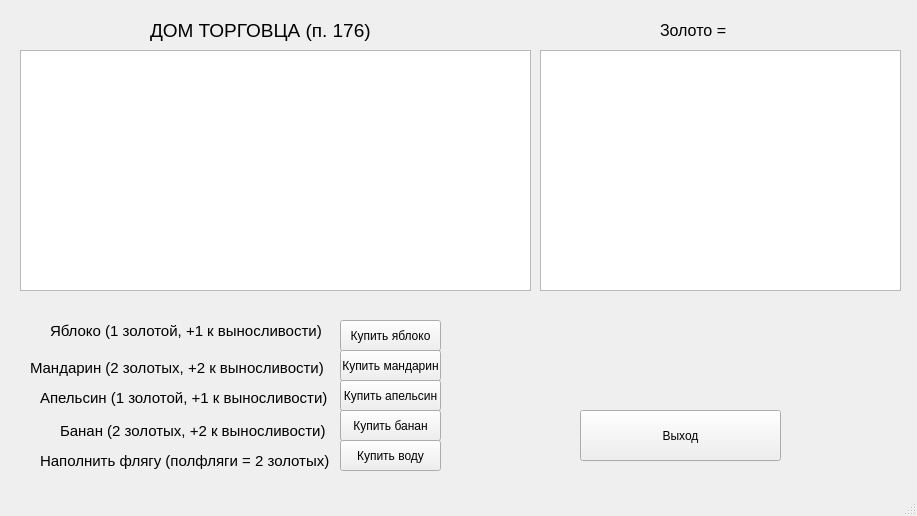
<?xml version="1.0" encoding="UTF-8"?>
<ui version="4.0">
 <class>MainWindow2</class>
 <widget class="QMainWindow" name="MainWindow2">
  <property name="geometry">
   <rect>
    <x>0</x>
    <y>0</y>
    <width>917</width>
    <height>516</height>
   </rect>
  </property>
  <property name="windowTitle">
   <string>MainWindow</string>
  </property>
  <widget class="QWidget" name="centralwidget">
   <widget class="QTextEdit" name="textEdit">
    <property name="geometry">
     <rect>
      <x>20</x>
      <y>50</y>
      <width>511</width>
      <height>241</height>
     </rect>
    </property>
    <property name="font">
     <font>
      <pointsize>10</pointsize>
     </font>
    </property>
   </widget>
   <widget class="QLabel" name="label">
    <property name="geometry">
     <rect>
      <x>150</x>
      <y>20</y>
      <width>221</width>
      <height>21</height>
     </rect>
    </property>
    <property name="font">
     <font>
      <pointsize>14</pointsize>
     </font>
    </property>
    <property name="text">
     <string>ДОМ ТОРГОВЦА (п. 176)</string>
    </property>
   </widget>
   <widget class="QLabel" name="label_2">
    <property name="geometry">
     <rect>
      <x>50</x>
      <y>320</y>
      <width>301</width>
      <height>21</height>
     </rect>
    </property>
    <property name="font">
     <font>
      <pointsize>11</pointsize>
     </font>
    </property>
    <property name="text">
     <string>Яблоко (1 золотой, +1 к выносливости)</string>
    </property>
   </widget>
   <widget class="QPushButton" name="pushButton">
    <property name="geometry">
     <rect>
      <x>340</x>
      <y>320</y>
      <width>101</width>
      <height>31</height>
     </rect>
    </property>
    <property name="text">
     <string>Купить яблоко</string>
    </property>
   </widget>
   <widget class="QLabel" name="label_3">
    <property name="geometry">
     <rect>
      <x>30</x>
      <y>360</y>
      <width>301</width>
      <height>16</height>
     </rect>
    </property>
    <property name="font">
     <font>
      <pointsize>11</pointsize>
     </font>
    </property>
    <property name="text">
     <string>Мандарин (2 золотых, +2 к выносливости)</string>
    </property>
   </widget>
   <widget class="QPushButton" name="pushButton_2">
    <property name="geometry">
     <rect>
      <x>340</x>
      <y>350</y>
      <width>101</width>
      <height>31</height>
     </rect>
    </property>
    <property name="text">
     <string>Купить мандарин</string>
    </property>
   </widget>
   <widget class="QLabel" name="label_4">
    <property name="geometry">
     <rect>
      <x>40</x>
      <y>390</y>
      <width>291</width>
      <height>16</height>
     </rect>
    </property>
    <property name="font">
     <font>
      <pointsize>11</pointsize>
     </font>
    </property>
    <property name="text">
     <string>Апельсин (1 золотой, +1 к выносливости)</string>
    </property>
   </widget>
   <widget class="QPushButton" name="pushButton_3">
    <property name="geometry">
     <rect>
      <x>340</x>
      <y>380</y>
      <width>101</width>
      <height>31</height>
     </rect>
    </property>
    <property name="text">
     <string>Купить апельсин</string>
    </property>
   </widget>
   <widget class="QLabel" name="label_5">
    <property name="geometry">
     <rect>
      <x>60</x>
      <y>420</y>
      <width>281</width>
      <height>21</height>
     </rect>
    </property>
    <property name="font">
     <font>
      <pointsize>11</pointsize>
     </font>
    </property>
    <property name="text">
     <string>Банан (2 золотых, +2 к выносливости)</string>
    </property>
   </widget>
   <widget class="QPushButton" name="pushButton_4">
    <property name="geometry">
     <rect>
      <x>340</x>
      <y>410</y>
      <width>101</width>
      <height>31</height>
     </rect>
    </property>
    <property name="text">
     <string>Купить банан</string>
    </property>
   </widget>
   <widget class="QLabel" name="label_6">
    <property name="geometry">
     <rect>
      <x>40</x>
      <y>450</y>
      <width>301</width>
      <height>21</height>
     </rect>
    </property>
    <property name="font">
     <font>
      <pointsize>11</pointsize>
     </font>
    </property>
    <property name="text">
     <string>Наполнить флягу (полфляги = 2 золотых)</string>
    </property>
   </widget>
   <widget class="QPushButton" name="pushButton_5">
    <property name="geometry">
     <rect>
      <x>340</x>
      <y>440</y>
      <width>101</width>
      <height>31</height>
     </rect>
    </property>
    <property name="text">
     <string>Купить воду</string>
    </property>
   </widget>
   <widget class="QTextEdit" name="textEdit_2">
    <property name="geometry">
     <rect>
      <x>540</x>
      <y>50</y>
      <width>361</width>
      <height>241</height>
     </rect>
    </property>
   </widget>
   <widget class="QLabel" name="label_7">
    <property name="geometry">
     <rect>
      <x>660</x>
      <y>20</y>
      <width>101</width>
      <height>21</height>
     </rect>
    </property>
    <property name="font">
     <font>
      <pointsize>12</pointsize>
     </font>
    </property>
    <property name="text">
     <string>Золото =</string>
    </property>
   </widget>
   <widget class="QPushButton" name="pushButton_6">
    <property name="geometry">
     <rect>
      <x>580</x>
      <y>410</y>
      <width>201</width>
      <height>51</height>
     </rect>
    </property>
    <property name="text">
     <string>Выход</string>
    </property>
   </widget>
  </widget>
  <widget class="QMenuBar" name="menubar">
   <property name="geometry">
    <rect>
     <x>0</x>
     <y>0</y>
     <width>917</width>
     <height>21</height>
    </rect>
   </property>
  </widget>
  <widget class="QStatusBar" name="statusbar"/>
 </widget>
 <resources/>
 <connections/>
</ui>
